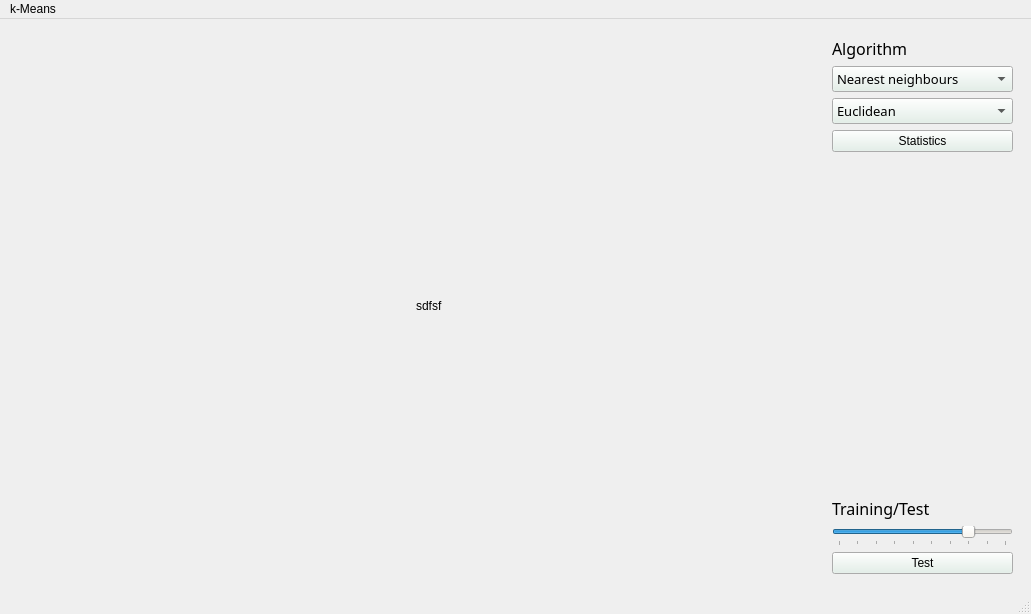
<?xml version="1.0" encoding="UTF-8"?>
<ui version="4.0">
 <class>MainWindow</class>
 <widget class="QMainWindow" name="MainWindow">
  <property name="geometry">
   <rect>
    <x>0</x>
    <y>0</y>
    <width>1031</width>
    <height>614</height>
   </rect>
  </property>
  <property name="windowTitle">
   <string>MainWindow</string>
  </property>
  <widget class="QWidget" name="centralwidget">
   <property name="enabled">
    <bool>true</bool>
   </property>
   <property name="sizePolicy">
    <sizepolicy hsizetype="Expanding" vsizetype="Expanding">
     <horstretch>0</horstretch>
     <verstretch>0</verstretch>
    </sizepolicy>
   </property>
   <property name="palette">
    <palette>
     <active>
      <colorrole role="Button">
       <brush brushstyle="SolidPattern">
        <color alpha="255">
         <red>226</red>
         <green>240</green>
         <blue>232</blue>
        </color>
       </brush>
      </colorrole>
     </active>
     <inactive>
      <colorrole role="Button">
       <brush brushstyle="SolidPattern">
        <color alpha="255">
         <red>226</red>
         <green>240</green>
         <blue>232</blue>
        </color>
       </brush>
      </colorrole>
     </inactive>
     <disabled>
      <colorrole role="Button">
       <brush brushstyle="SolidPattern">
        <color alpha="255">
         <red>226</red>
         <green>240</green>
         <blue>232</blue>
        </color>
       </brush>
      </colorrole>
     </disabled>
    </palette>
   </property>
   <layout class="QGridLayout" name="gridLayout">
    <property name="horizontalSpacing">
     <number>8</number>
    </property>
    <item row="0" column="2">
     <widget class="QLabel" name="result_image_label">
      <property name="sizePolicy">
       <sizepolicy hsizetype="Preferred" vsizetype="Preferred">
        <horstretch>2</horstretch>
        <verstretch>0</verstretch>
       </sizepolicy>
      </property>
      <property name="minimumSize">
       <size>
        <width>200</width>
        <height>200</height>
       </size>
      </property>
      <property name="text">
       <string>sdfsf</string>
      </property>
     </widget>
    </item>
    <item row="0" column="1">
     <widget class="QLabel" name="user_image_label">
      <property name="sizePolicy">
       <sizepolicy hsizetype="Preferred" vsizetype="Preferred">
        <horstretch>2</horstretch>
        <verstretch>0</verstretch>
       </sizepolicy>
      </property>
      <property name="minimumSize">
       <size>
        <width>200</width>
        <height>200</height>
       </size>
      </property>
      <property name="text">
       <string/>
      </property>
     </widget>
    </item>
    <item row="0" column="3">
     <widget class="QWidget" name="widget" native="true">
      <property name="sizePolicy">
       <sizepolicy hsizetype="Preferred" vsizetype="Preferred">
        <horstretch>1</horstretch>
        <verstretch>0</verstretch>
       </sizepolicy>
      </property>
      <layout class="QVBoxLayout" name="verticalLayout">
       <item>
        <widget class="QLabel" name="fr_label">
         <property name="sizePolicy">
          <sizepolicy hsizetype="Preferred" vsizetype="Preferred">
           <horstretch>0</horstretch>
           <verstretch>0</verstretch>
          </sizepolicy>
         </property>
         <property name="maximumSize">
          <size>
           <width>200</width>
           <height>40</height>
          </size>
         </property>
         <property name="font">
          <font>
           <family>Sitka Text</family>
           <pointsize>12</pointsize>
          </font>
         </property>
         <property name="text">
          <string>Algorithm</string>
         </property>
        </widget>
       </item>
       <item>
        <widget class="QComboBox" name="comboBox">
         <property name="maximumSize">
          <size>
           <width>200</width>
           <height>36</height>
          </size>
         </property>
         <property name="font">
          <font>
           <family>Sitka</family>
           <pointsize>10</pointsize>
          </font>
         </property>
         <item>
          <property name="text">
           <string>Nearest neighbours</string>
          </property>
         </item>
         <item>
          <property name="text">
           <string>k-Nearest neighbours</string>
          </property>
         </item>
         <item>
          <property name="text">
           <string>Eigenfaces</string>
          </property>
         </item>
         <item>
          <property name="text">
           <string>Eigenfaces 2</string>
          </property>
         </item>
         <item>
          <property name="text">
           <string>Lanczos</string>
          </property>
         </item>
         <item>
          <property name="text">
           <string>Tensori A1</string>
          </property>
         </item>
        </widget>
       </item>
       <item>
        <widget class="QComboBox" name="comboBox_2">
         <property name="maximumSize">
          <size>
           <width>200</width>
           <height>36</height>
          </size>
         </property>
         <property name="font">
          <font>
           <family>Sitka</family>
           <pointsize>10</pointsize>
          </font>
         </property>
         <item>
          <property name="text">
           <string>Euclidean</string>
          </property>
         </item>
         <item>
          <property name="text">
           <string>Manhattan</string>
          </property>
         </item>
         <item>
          <property name="text">
           <string>Infinity</string>
          </property>
         </item>
         <item>
          <property name="text">
           <string>Cosine</string>
          </property>
         </item>
        </widget>
       </item>
       <item>
        <widget class="QPushButton" name="pushButton">
         <property name="palette">
          <palette>
           <active>
            <colorrole role="Text">
             <brush brushstyle="SolidPattern">
              <color alpha="255">
               <red>112</red>
               <green>174</green>
               <blue>255</blue>
              </color>
             </brush>
            </colorrole>
           </active>
           <inactive>
            <colorrole role="Text">
             <brush brushstyle="SolidPattern">
              <color alpha="255">
               <red>0</red>
               <green>0</green>
               <blue>0</blue>
              </color>
             </brush>
            </colorrole>
           </inactive>
           <disabled>
            <colorrole role="Text">
             <brush brushstyle="SolidPattern">
              <color alpha="255">
               <red>120</red>
               <green>120</green>
               <blue>120</blue>
              </color>
             </brush>
            </colorrole>
           </disabled>
          </palette>
         </property>
         <property name="text">
          <string>Statistics</string>
         </property>
        </widget>
       </item>
       <item>
        <spacer name="verticalSpacer">
         <property name="orientation">
          <enum>Qt::Vertical</enum>
         </property>
         <property name="sizeHint" stdset="0">
          <size>
           <width>20</width>
           <height>40</height>
          </size>
         </property>
        </spacer>
       </item>
       <item>
        <widget class="QLabel" name="training_label">
         <property name="maximumSize">
          <size>
           <width>200</width>
           <height>40</height>
          </size>
         </property>
         <property name="font">
          <font>
           <family>Sitka Text</family>
           <pointsize>12</pointsize>
          </font>
         </property>
         <property name="text">
          <string>Training/Test</string>
         </property>
        </widget>
       </item>
       <item>
        <widget class="QSlider" name="horizontalSlider">
         <property name="palette">
          <palette>
           <active>
            <colorrole role="Button">
             <brush brushstyle="SolidPattern">
              <color alpha="255">
               <red>240</red>
               <green>236</green>
               <blue>228</blue>
              </color>
             </brush>
            </colorrole>
           </active>
           <inactive>
            <colorrole role="Button">
             <brush brushstyle="SolidPattern">
              <color alpha="255">
               <red>240</red>
               <green>236</green>
               <blue>228</blue>
              </color>
             </brush>
            </colorrole>
           </inactive>
           <disabled>
            <colorrole role="Button">
             <brush brushstyle="SolidPattern">
              <color alpha="255">
               <red>240</red>
               <green>236</green>
               <blue>228</blue>
              </color>
             </brush>
            </colorrole>
           </disabled>
          </palette>
         </property>
         <property name="acceptDrops">
          <bool>false</bool>
         </property>
         <property name="minimum">
          <number>1</number>
         </property>
         <property name="maximum">
          <number>10</number>
         </property>
         <property name="pageStep">
          <number>10</number>
         </property>
         <property name="value">
          <number>8</number>
         </property>
         <property name="orientation">
          <enum>Qt::Horizontal</enum>
         </property>
         <property name="invertedAppearance">
          <bool>false</bool>
         </property>
         <property name="invertedControls">
          <bool>false</bool>
         </property>
         <property name="tickPosition">
          <enum>QSlider::TicksBelow</enum>
         </property>
         <property name="tickInterval">
          <number>1</number>
         </property>
        </widget>
       </item>
       <item>
        <widget class="QPushButton" name="pushButton_2">
         <property name="text">
          <string>Test</string>
         </property>
        </widget>
       </item>
      </layout>
     </widget>
    </item>
   </layout>
  </widget>
  <widget class="QMenuBar" name="menubar">
   <property name="geometry">
    <rect>
     <x>0</x>
     <y>0</y>
     <width>1031</width>
     <height>26</height>
    </rect>
   </property>
   <widget class="QMenu" name="menuk_Means">
    <property name="title">
     <string>k-Means</string>
    </property>
   </widget>
   <addaction name="menuk_Means"/>
  </widget>
  <widget class="QStatusBar" name="statusbar"/>
 </widget>
 <resources/>
 <connections/>
</ui>
